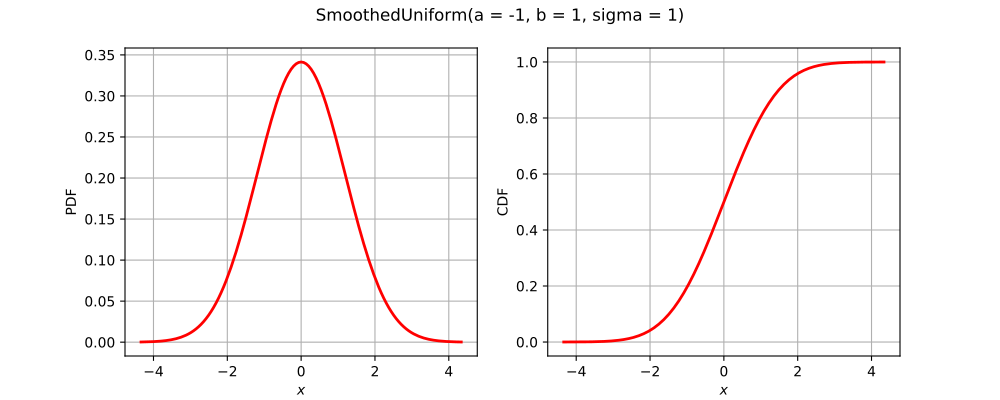

Python code for this plot:
import openturns as ot
from matplotlib import pyplot as plt
from openturns.viewer import View
if ot.SmoothedUniform().__class__.__name__ == 'ComposedDistribution':
    correlation = ot.CorrelationMatrix(2)
    correlation[1, 0] = 0.25
    aCopula = ot.NormalCopula(correlation)
    marginals = [ot.Normal(1.0, 2.0), ot.Normal(2.0, 3.0)]
    distribution = ot.ComposedDistribution(marginals, aCopula)
elif ot.SmoothedUniform().__class__.__name__ == 'CumulativeDistributionNetwork':
    distribution = ot.CumulativeDistributionNetwork([ot.Normal(2),ot.Dirichlet([0.5, 1.0, 1.5])], ot.BipartiteGraph([[0,1], [0,1]]))
elif ot.SmoothedUniform().__class__.__name__ == 'Histogram':
    distribution = ot.Histogram([-1.0, 0.5, 1.0, 2.0], [0.45, 0.4, 0.15])
else:
    distribution = ot.SmoothedUniform()
dimension = distribution.getDimension()
if dimension == 1:
    distribution.setDescription(['$x$'])
    pdf_graph = distribution.drawPDF()
    cdf_graph = distribution.drawCDF()
    fig = plt.figure(figsize=(10, 4))
    plt.suptitle(str(distribution))
    pdf_axis = fig.add_subplot(121)
    cdf_axis = fig.add_subplot(122)
    View(pdf_graph, figure=fig, axes=[pdf_axis], add_legend=False)
    View(cdf_graph, figure=fig, axes=[cdf_axis], add_legend=False)
elif dimension == 2:
    distribution.setDescription(['$x_1$', '$x_2$'])
    pdf_graph = distribution.drawPDF()
    fig = plt.figure(figsize=(10, 5))
    plt.suptitle(str(distribution))
    pdf_axis = fig.add_subplot(111)
    View(pdf_graph, figure=fig, axes=[pdf_axis], add_legend=False)
